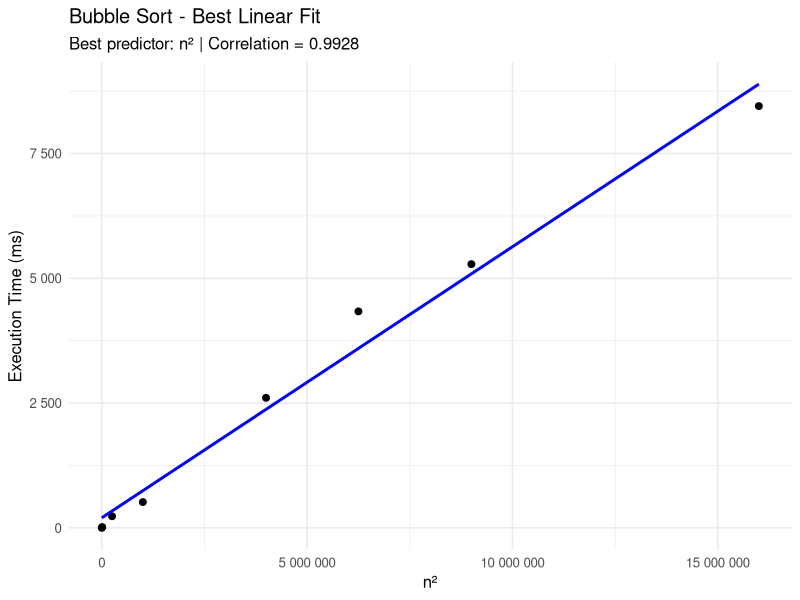
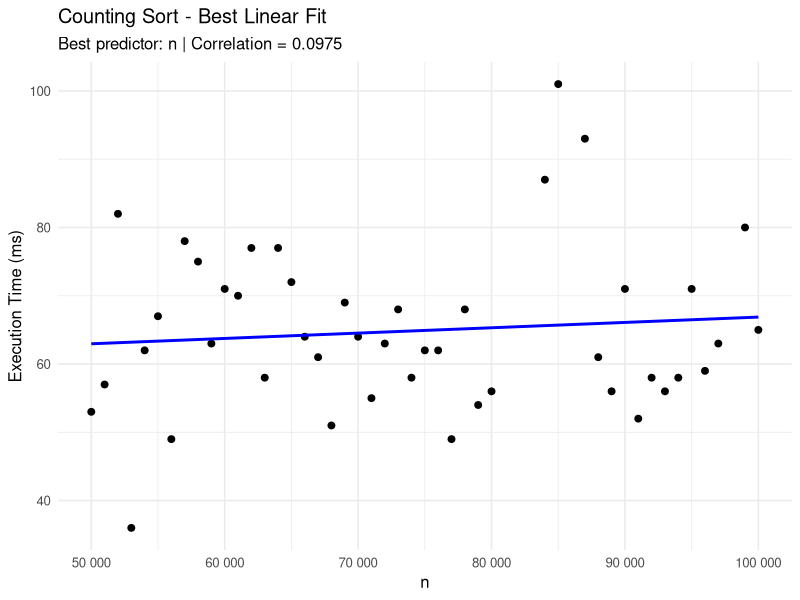
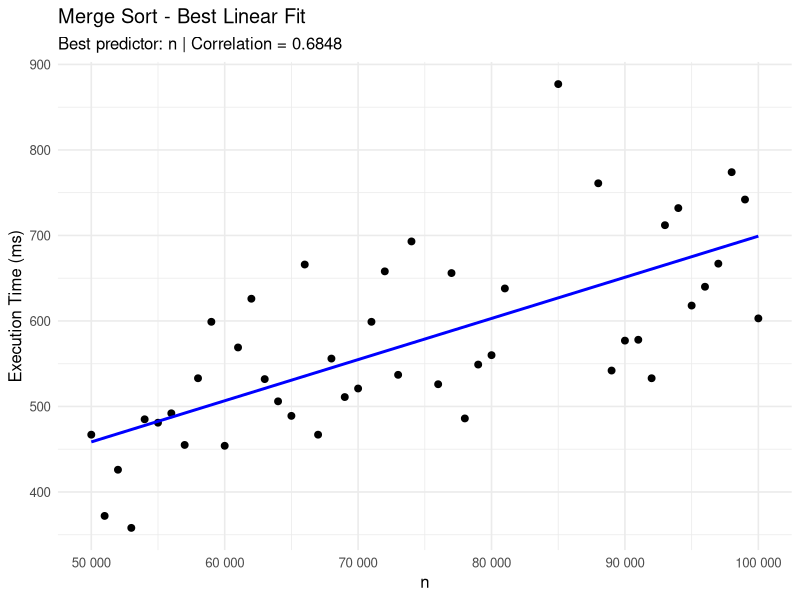
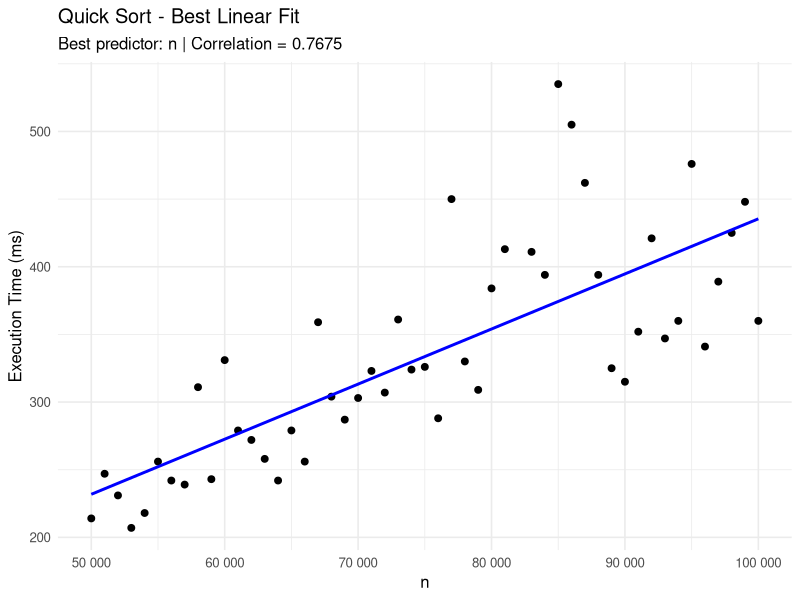

Recreate these plots in R, in order.
library(tidyverse)

setwd("C:/Users/graur/Documents/Coding/PracticalStats")

# -----------------------------
# 1. LOAD DATA
# -----------------------------

df <- read_csv("100k_results.csv")

# -----------------------------
# 2. CHECK REQUIRED COLUMNS
# -----------------------------

required_cols <- c("input_file", "algorithm", "input_size", "wall_time_ms")
missing_cols <- setdiff(required_cols, names(df))

if (length(missing_cols) > 0) {
  stop(paste("Missing required columns:", paste(missing_cols, collapse = ", ")))
}

# -----------------------------
# 3. PREPARE DATA
# -----------------------------

plot_df <- df %>%
  filter(algorithm %in% c("bubble", "counting", "merge", "quick")) %>%
  filter(str_detect(input_file, "^random_")) %>%
  mutate(
    time = as.numeric(wall_time_ms),
    n = as.numeric(input_size),
    n_log_n = n * log(n),
    n_sq = n^2
  ) %>%
  drop_na(time, n) %>%
  filter(algorithm == "bubble" | n >= 50000)

# -----------------------------
# 4. REMOVE EXTREME CASES
# -----------------------------

plot_df <- plot_df %>%
  group_by(algorithm) %>%
  mutate(
    q1 = quantile(time, 0.25, na.rm = TRUE),
    q3 = quantile(time, 0.75, na.rm = TRUE),
    iqr = q3 - q1,
    lower_bound = q1 - 1.5 * iqr,
    upper_bound = q3 + 1.5 * iqr
  ) %>%
  filter(time >= lower_bound, time <= upper_bound) %>%
  ungroup() %>%
  select(-q1, -q3, -iqr, -lower_bound, -upper_bound)

# -----------------------------
# 5. COUNT POINTS
# -----------------------------

point_counts <- plot_df %>%
  count(algorithm, name = "num_points")

# -----------------------------
# 6. HELPER FUNCTIONS
# -----------------------------

get_r2 <- function(data, predictor_name) {
  model_formula <- as.formula(paste("time ~", predictor_name))
  model <- lm(model_formula, data = data)
  summary(model)$r.squared
}

get_corr <- function(data, predictor_name) {
  cor(data$time, data[[predictor_name]], use = "complete.obs", method = "pearson")
}

predictor_label <- function(predictor_name) {
  case_when(
    predictor_name == "n" ~ "n",
    predictor_name == "n_log_n" ~ "n log n",
    predictor_name == "n_sq" ~ "n²",
    TRUE ~ predictor_name
  )
}

# -----------------------------
# 7. CORRELATION / R^2 SUMMARY
# -----------------------------

fit_table <- plot_df %>%
  group_by(algorithm) %>%
  group_modify(~{
    tibble(
      points = nrow(.x),
      corr_n = get_corr(.x, "n"),
      corr_nlogn = get_corr(.x, "n_log_n"),
      corr_nsq = get_corr(.x, "n_sq"),
      r2_n = get_r2(.x, "n"),
      r2_nlogn = get_r2(.x, "n_log_n"),
      r2_nsq = get_r2(.x, "n_sq")
    )
  }) %>%
  ungroup() %>%
  mutate(
    best_fit = case_when(
      abs(corr_n) >= abs(corr_nlogn) & abs(corr_n) >= abs(corr_nsq) ~ "n",
      abs(corr_nlogn) >= abs(corr_n) & abs(corr_nlogn) >= abs(corr_nsq) ~ "n_log_n",
      TRUE ~ "n_sq"
    ),
    best_fit_label = predictor_label(best_fit)
  ) %>%
  arrange(algorithm)

fit_table_display <- fit_table %>%
  mutate(
    corr_n = round(corr_n, 4),
    corr_nlogn = round(corr_nlogn, 4),
    corr_nsq = round(corr_nsq, 4),
    r2_n = round(r2_n, 4),
    r2_nlogn = round(r2_nlogn, 4),
    r2_nsq = round(r2_nsq, 4)
  )

cat("\nPoints used per algorithm (random only, bubble uncapped, others n >= 50000, after IQR filter):\n")
print(point_counts)

cat("\nCorrelation / R-squared summary:\n")
print(fit_table_display)

# -----------------------------
# 8. FUNCTION TO MAKE BEST-FIT PLOT
# -----------------------------

make_best_fit_plot <- function(data, fit_summary, algo_name, pretty_name = algo_name) {
  
  algo_df <- data %>%
    filter(algorithm == algo_name) %>%
    arrange(n)
  
  if (nrow(algo_df) == 0) {
    stop(paste("No data found for algorithm:", algo_name))
  }
  
  best_predictor <- fit_summary %>%
    filter(algorithm == algo_name) %>%
    pull(best_fit)
  
  if (length(best_predictor) == 0) {
    stop(paste("No best-fit predictor found for algorithm:", algo_name))
  }
  
  best_predictor <- best_predictor[[1]]
  x_label <- predictor_label(best_predictor)
  
  algo_df <- algo_df %>%
    mutate(
      x_best = case_when(
        best_predictor == "n" ~ n,
        best_predictor == "n_log_n" ~ n_log_n,
        best_predictor == "n_sq" ~ n_sq
      )
    )
  
  corr_value <- fit_summary %>%
    filter(algorithm == algo_name) %>%
    mutate(
      best_corr = case_when(
        best_fit == "n" ~ corr_n,
        best_fit == "n_log_n" ~ corr_nlogn,
        best_fit == "n_sq" ~ corr_nsq
      )
    ) %>%
    pull(best_corr)
  
  corr_value <- round(corr_value[[1]], 4)
  
  ggplot(algo_df, aes(x = x_best, y = time)) +
    geom_point(color = "black", size = 2) +
    geom_smooth(method = "lm", se = FALSE, color = "blue", linewidth = 1) +
    labs(
      title = paste(pretty_name, "- Best Linear Fit"),
      subtitle = paste("Best predictor:", x_label, "| Correlation =", corr_value),
      x = x_label,
      y = "Execution Time (ms)"
    ) +
    theme_minimal(base_size = 12) +
    scale_y_continuous(labels = scales::label_number()) +
    scale_x_continuous(labels = scales::label_number())
}

# -----------------------------
# 9. GENERATE 4 PLOTS
# -----------------------------

bubble_best_plot   <- make_best_fit_plot(plot_df, fit_table, "bubble",   "Bubble Sort")
counting_best_plot <- make_best_fit_plot(plot_df, fit_table, "counting", "Counting Sort")
merge_best_plot    <- make_best_fit_plot(plot_df, fit_table, "merge",    "Merge Sort")
quick_best_plot    <- make_best_fit_plot(plot_df, fit_table, "quick",    "Quick Sort")

# -----------------------------
# 10. PRINT PLOTS
# -----------------------------

bubble_best_plot
counting_best_plot
merge_best_plot
quick_best_plot
